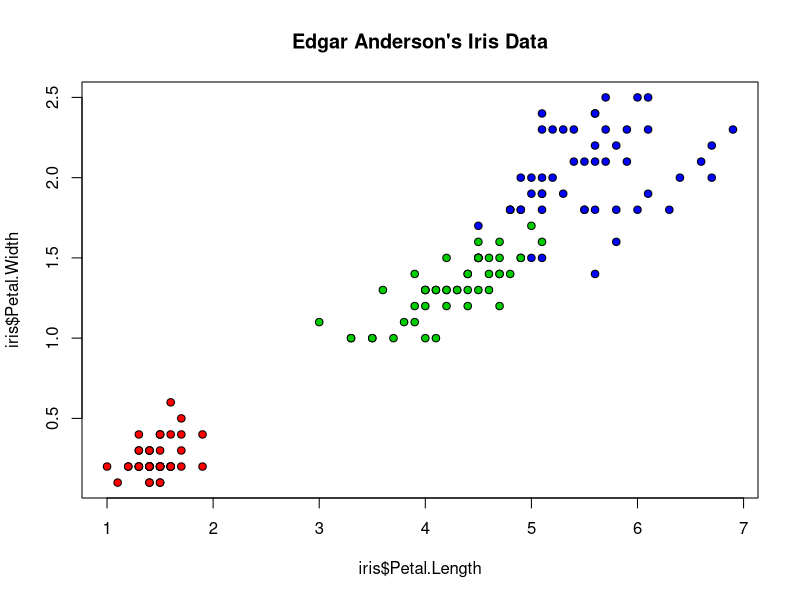

Source code (R):
## ---- chunk 1
dni3 <- dimnames(iris3)
ii <- data.frame(matrix(aperm(iris3, c(1,3,2)), ncol = 4,
                        dimnames = list(NULL, sub(" L.",".Length",
                                        sub(" W.",".Width", dni3[[2]])))),
    Species = gl(3, 50, labels = sub("S", "s", sub("V", "v", dni3[[3]]))))
all.equal(ii, iris) # TRUE
## ---- chunk 2
plot(iris$Petal.Length, iris$Petal.Width, pch=21, bg=c("red","green3","blue")[unclass(iris$Species)], main="Edgar Anderson's Iris Data")
